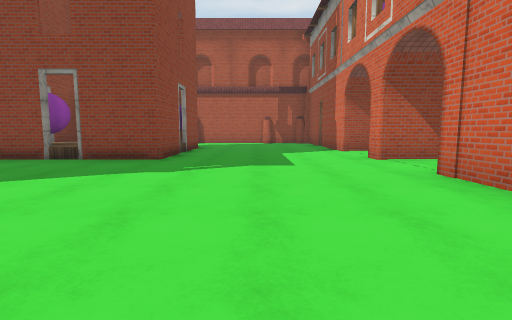
view 1 (above)

13 first-person views from a walk through a Unity game level. The camera is 1.2 m above the floor, tilts 6° down and sees 85° across. The floor is counted in squares, 2 m on a side. Each view is taken from the middle of a square. On the plan, view 1 faces up. The plan holds only what a view shows up to about 9 squares ahead; the rest is blank. The place goes on beyond the plan. The player is left out. Surface patterns are stand-ins for the level's own textures.

view 2
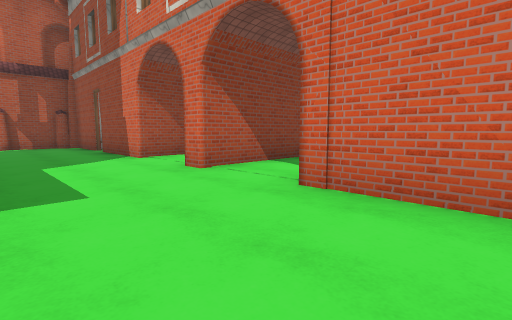

view 3
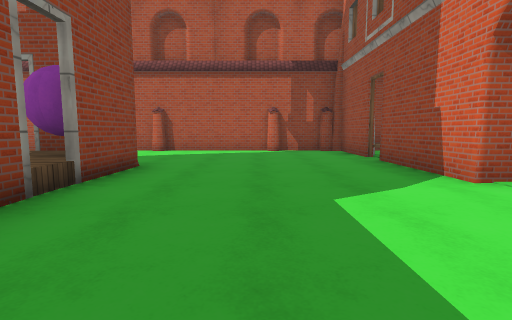

view 4
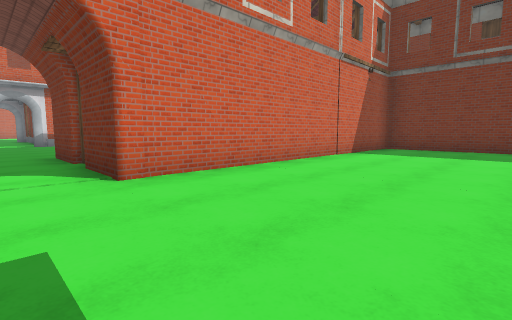

view 5
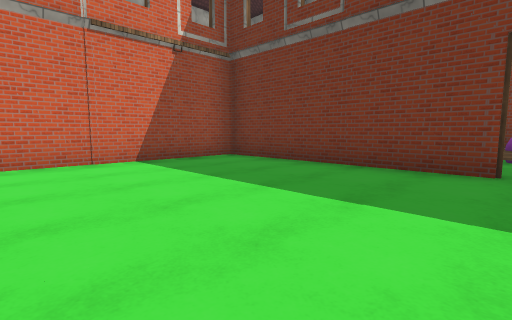

view 6
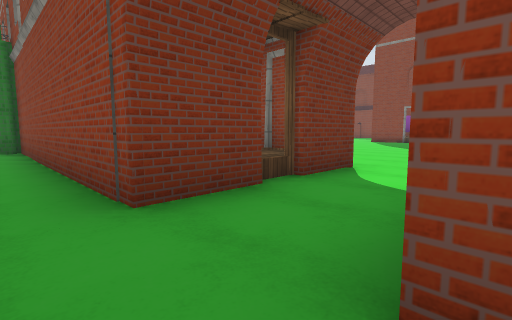

view 7
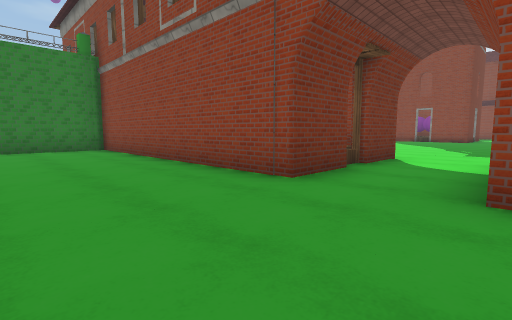

view 8
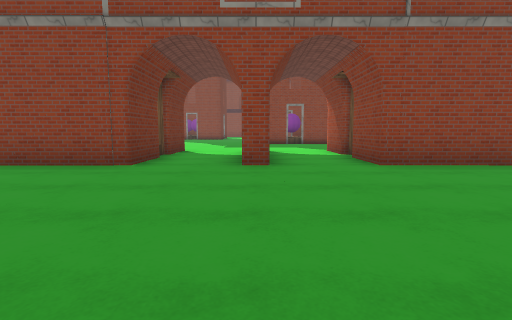

view 9
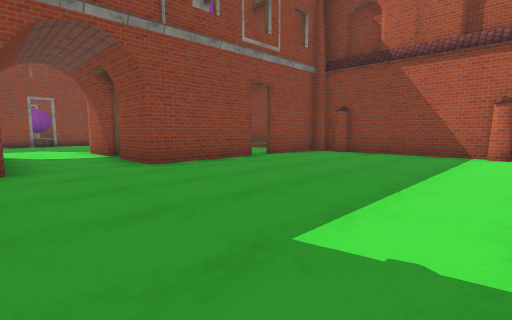

view 10
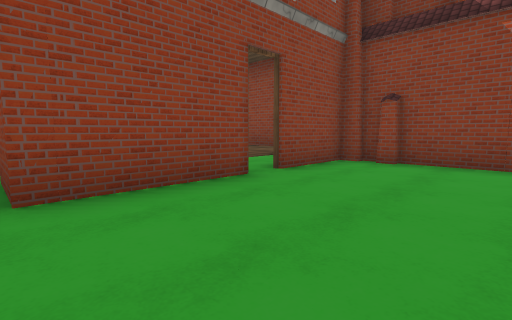

view 11
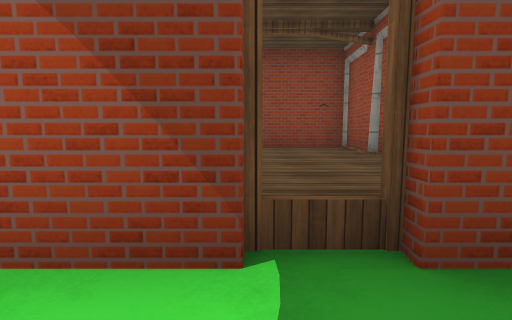

view 12
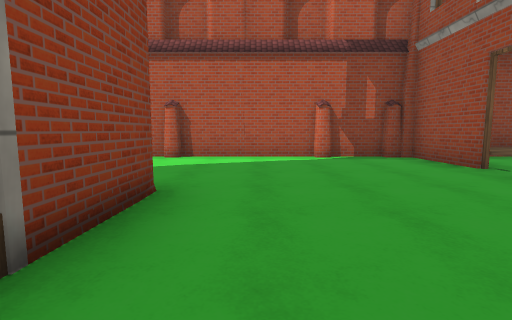

view 13
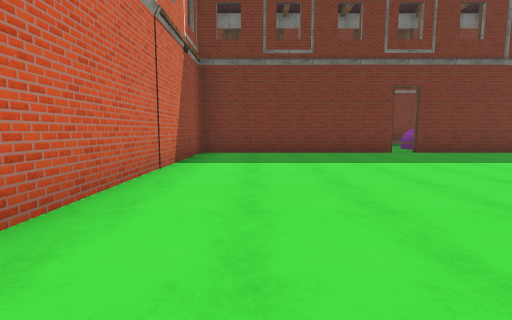

### Floor plan
Key: @ floor where view 1 was taken; # wall or solid block; x gap in a wall; . main floor; : floor 0.5 m higher than the main floor; / step, stairs or slope; ^ raised ledge; O other object.
Columns run from 3 left of view 1 to 12 right of it. Each row starts with its distance up from view 1.
 14 O##O#O####O#O#OO
 13    ...#::#.  ..
 12       #::#
 11       :::/
 10       O::O
  9 ##    #::#
  8  #    O##O  .
  7  #.   ...
  6 ##    O##O. . .
  5   ..  ...
  4       O##O
  3     . ####
  2    .  #  #
  1       O  O
  0 .  @  O  #
 -1       O  #
 -2       #  O
 -3       #  O
 -4       #  #OOOO
 -5 xOO##O#  #
 -6 :        #
 -7 ^
 -8 #

Positions as (right, up) in squares from view 1, and headings:
1: (0, 0), facing up
2: (0, 2), facing up-right
3: (0, 5), facing up
4: (-1, 5), facing down-right
5: (-3, 0), facing down-right
6: (7, 6), facing down-left
7: (9, 6), facing down-left
8: (11, 6), facing left
9: (11, 6), facing up-left
10: (9, 8), facing up-left
11: (4, 7), facing up
12: (-1, 7), facing up
13: (1, 3), facing down
